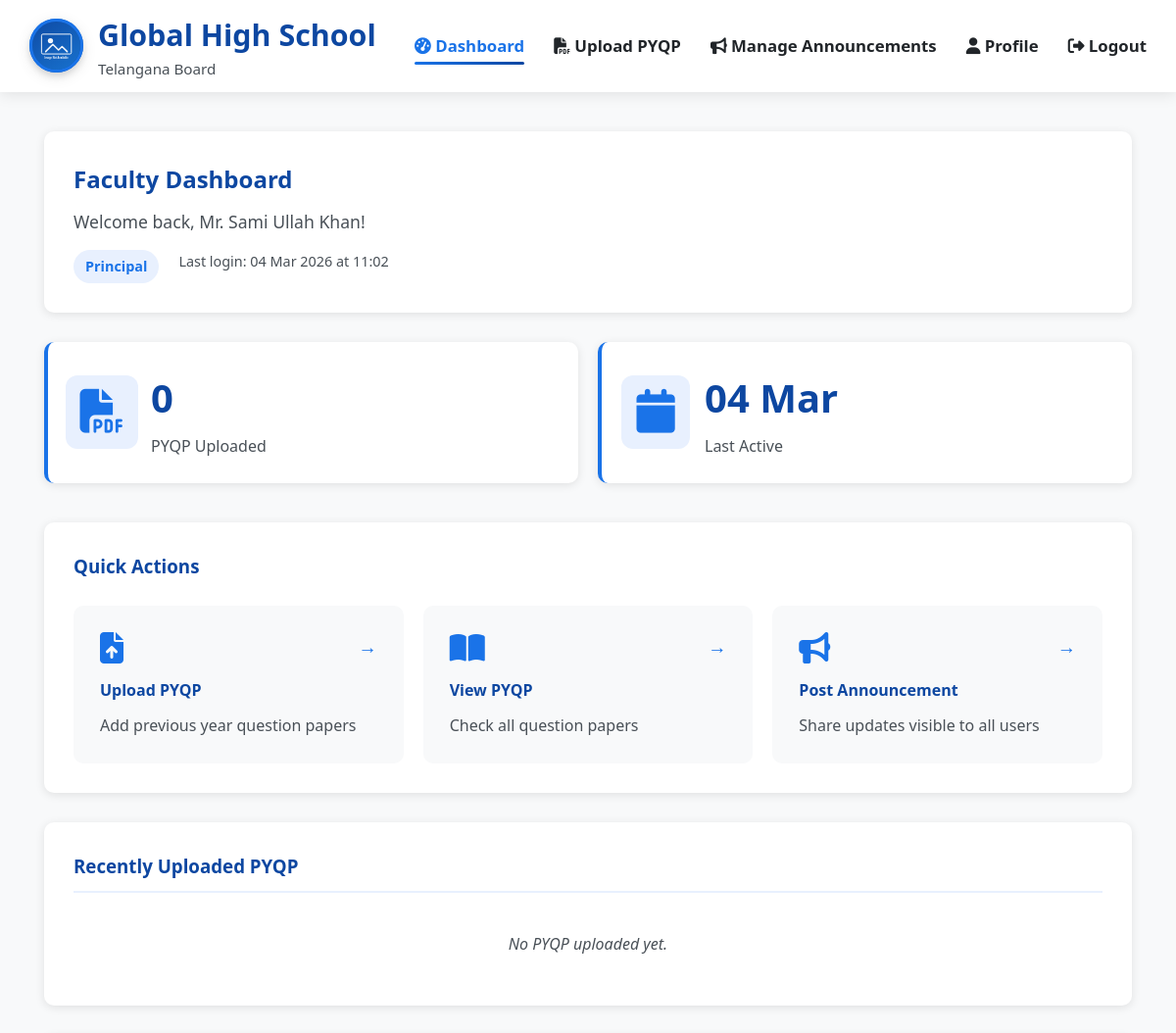
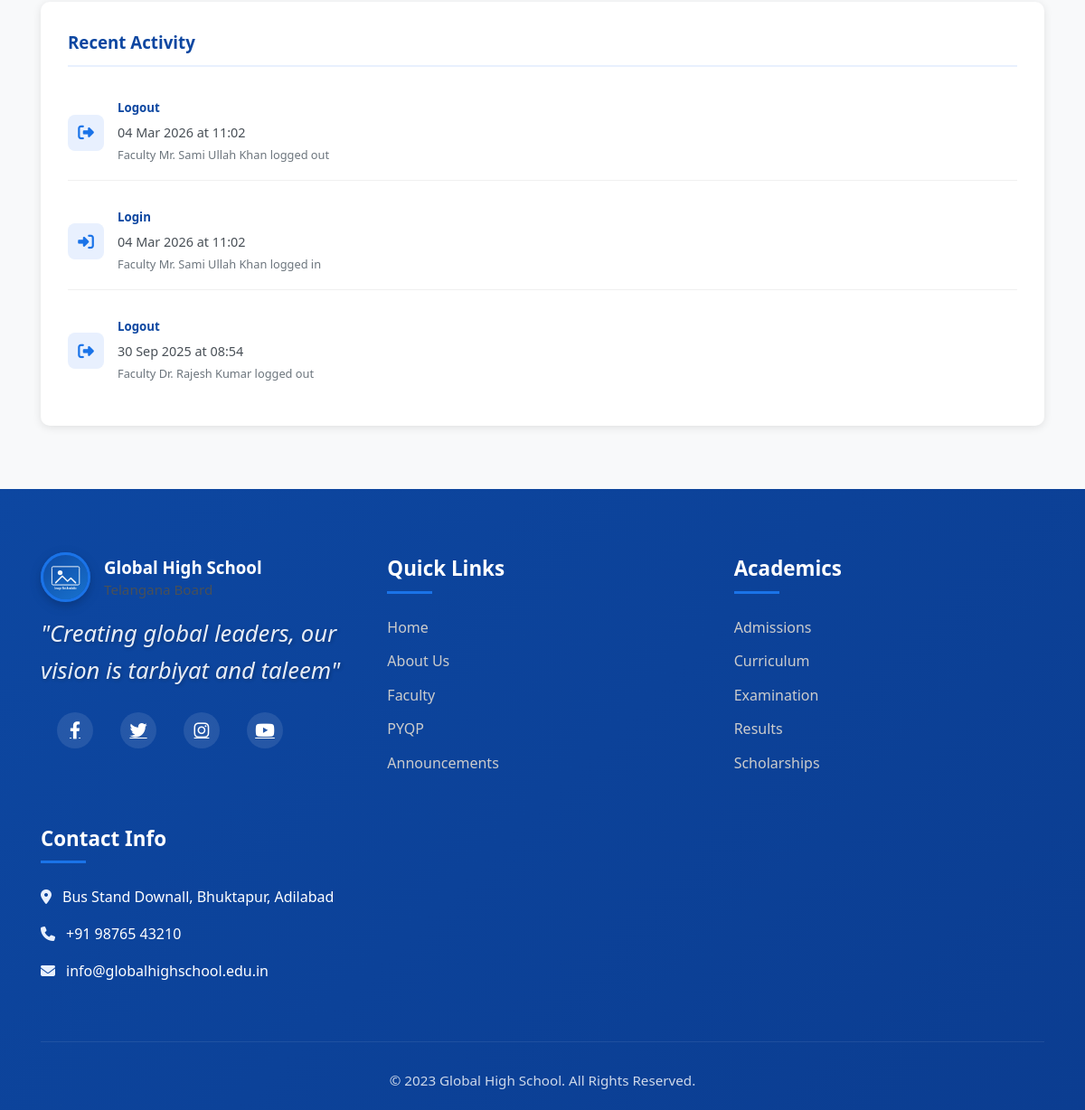
Page /faculty/dashboard (signed in) on the committed database (2 pictures, top to bottom).
### app.py (models this page shows, shortened)
class Faculty(UserMixin, db.Model):
    id = db.Column(db.Integer, primary_key=True)
    username = db.Column(db.String(80), unique=True, nullable=False)
    email = db.Column(db.String(120), unique=True, nullable=False)
    password_hash = db.Column(db.String(200), nullable=False)
    name = db.Column(db.String(100), nullable=False)
    role = db.Column(db.String(100), nullable=False)
    department = db.Column(db.String(100))
    phone = db.Column(db.String(15))
    is_active = db.Column(db.Boolean, default=True)
    is_admin = db.Column(db.Boolean, default=False)
    created_at = db.Column(db.DateTime, default=datetime.utcnow)
    last_login = db.Column(db.DateTime)
    updated_at = db.Column(db.DateTime, default=datetime.utcnow, onupdate=datetime.utcnow)
    pyqps = db.relationship('PYQP', backref='uploader', lazy=True)

class ActivityLog(db.Model):
    id = db.Column(db.Integer, primary_key=True)
    faculty_id = db.Column(db.Integer, db.ForeignKey('faculty.id'), nullable=False)
    action = db.Column(db.String(100), nullable=False)
    details = db.Column(db.Text)
    ip_address = db.Column(db.String(45))
    user_agent = db.Column(db.Text)
    created_at = db.Column(db.DateTime, default=datetime.utcnow)
    faculty = db.relationship('Faculty', backref='activity_logs')

### app.py (the view)
@app.route('/faculty/dashboard')
@login_required
def faculty_dashboard():
    try:
        pyqp_count = PYQP.query.filter_by(uploaded_by=current_user.id).count()
        recent_pyqps = PYQP.query.filter_by(uploaded_by=current_user.id).order_by(PYQP.uploaded_at.desc()).limit(5).all()
        recent_activities = ActivityLog.query.filter_by(faculty_id=current_user.id).order_by(ActivityLog.created_at.desc()).limit(10).all()
        return render_template('auth/faculty_dashboard.html',
                             pyqp_count=pyqp_count,
                             recent_pyqps=recent_pyqps,
                             recent_activities=recent_activities)
    except Exception:
        flash('Error loading dashboard. Please try again.', 'error')
        return redirect(url_for('index'))

### app.py (called while the page is built)
@login_manager.user_loader
def load_user(user_id):
    return Faculty.query.get(int(user_id))

@app.context_processor
def inject_template_helpers():
    return {
        'get_image_url': get_image_url
    }

### templates/auth/faculty_dashboard.html (shortened to what this page needs)
{% extends "base.html" %}
{% block content %}
<section class="faculty-dashboard">
    <div class="container">
        <div class="dashboard-header">
            <h2>Faculty Dashboard</h2>
            <p>Welcome back, {{ current_user.name }}!</p>
            <div class="user-info">
                <span class="user-role">{{ current_user.role }}</span>
                <span class="last-login">
                    Last login: {{ current_user.last_login.strftime('%d %b %Y at %H:%M') if current_user.last_login else 'First login' }}
                </span>
            </div>
        </div>
        <div class="dashboard-stats">
            <div class="stat-card">
                <div class="stat-icon">
                    <i class="fas fa-file-pdf"></i>
                </div>
                <div class="stat-info">
                    <h3>{{ pyqp_count }}</h3>
                    <p>PYQP Uploaded</p>
                </div>
            </div>
            <div class="stat-card">
                <div class="stat-icon">
                    <i class="fas fa-calendar"></i>
                </div>
                <div class="stat-info">
                    <h3>{{ current_user.last_login.strftime('%d %b') if current_user.last_login else 'N/A' }}</h3>
                    <p>Last Active</p>
                </div>
            </div>
        </div>
        <div class="dashboard-actions">
            <h3>Quick Actions</h3>
            <div class="action-grid">
                <a href="{{ url_for('faculty_upload_pyqp') }}" class="action-card">
                    <i class="fas fa-file-upload"></i>
                    <h4>Upload PYQP</h4>
                    <p>Add previous year question papers</p>
                    <span class="action-arrow">→</span>
                </a>
                <a href="{{ url_for('pyqp') }}" class="action-card">
                    <i class="fas fa-book-open"></i>
                    <h4>View PYQP</h4>
                    <p>Check all question papers</p>
                    <span class="action-arrow">→</span>
                </a>
                <a href="{{ url_for('faculty_announcements') }}" class="action-card">
                    <i class="fas fa-bullhorn"></i>
                    <h4>Post Announcement</h4>
                    <p>Share updates visible to all users</p>
                    <span class="action-arrow">→</span>
                </a>
            </div>
        </div>
        <div class="activity-section">
            <h3>Recently Uploaded PYQP</h3>
            {% if recent_pyqps %}
            <div class="activity-list">
                {% for pyqp in recent_pyqps %}
                <div class="activity-item">
                    <i class="fas fa-file-pdf"></i>
                    <div class="activity-info">
                        <h5>{{ pyqp.subject }} - {{ pyqp.year }}</h5>
                        <p>Uploaded on {{ pyqp.uploaded_at.strftime('%d %b %Y at %H:%M') }}</p>
                    </div>
                </div>
                {% endfor %}
            </div>
            {% else %}
            <p class="no-activity">No PYQP uploaded yet.</p>
            {% endif %}
        </div>
        <div class="activity-section">
            <h3>Recent Activity</h3>
            {% if recent_activities %}
            <div class="activity-list">
                {% for activity in recent_activities %}
                <div class="activity-item">
                    <i class="fas fa-{{
                        'sign-in-alt' if activity.action == 'login' else
                        'sign-out-alt' if activity.action == 'logout' else
                        'file-pdf' if activity.action == 'upload_pyqp' else
                        'user-edit' if activity.action == 'update_profile' else 'history'
                    }}"></i>
                    <div class="activity-info">
                        <h5>{{ activity.action|replace('_', ' ')|title }}</h5>
                        <p>{{ activity.created_at.strftime('%d %b %Y at %H:%M') }}</p>
                        {% if activity.details %}
                        <small>{{ activity.details }}</small>
                        {% endif %}
                    </div>
                </div>
                {% endfor %}
            </div>
            {% else %}
            <p class="no-activity">No activity recorded yet.</p>
            {% endif %}
        </div>
    </div>
</section>
{% endblock %}

### static/css/styles.css (style rules this page uses)
:root { --primary-blue: #1a73e8; --light-blue: #e8f0fe; --dark-blue: #0d47a1; --white: #ffffff; --light-gray: #f8f9fa; --medium-gray: #e9ecef; --dark-gray: #495057; --text-dark: #212529; --shadow: 0 4px 6px rgba(0, 0, 0, 0.1); --shadow-hover: 0 8px 15px rgba(0, 0, 0, 0.15); --border-radius: 8px; --transition: all 0.3s ease; }
* { margin: 0; padding: 0; box-sizing: border-box; font-family: 'Segoe UI', Tahoma, Geneva, Verdana, sans-serif; }
body { line-height: 1.6; color: var(--text-dark); background-color: var(--white); font-size: 16px; }
.container { width: 90%; max-width: 1200px; margin: 0 auto; padding: 0 15px; }
@media (max-width: 1200px) { .container { width: 95%; } }
.stat-card { background: white; padding: 25px; border-radius: 15px; box-shadow: 0 5px 20px rgba(0,0,0,0.1); display: flex; align-items: center; gap: 20px; transition: all 0.3s ease; border-left: 4px solid var(--primary-blue); }
.stat-card i { font-size: 2.8rem; color: var(--primary-blue); background: var(--light-blue); padding: 15px; border-radius: 12px; }
.stat-info h3 { font-size: 2.5rem; margin: 0; color: var(--dark-blue); font-weight: 700; }
.stat-info p { margin: 5px 0 0; color: var(--dark-gray); font-weight: 500; }

### templates/auth/faculty_dashboard.html (style rules this page uses)
.faculty-dashboard { padding: 40px 0; min-height: 100vh; background-color: #f8f9fa; }
.dashboard-header { background: white; padding: 30px; border-radius: 10px; box-shadow: 0 2px 10px rgba(0,0,0,0.1); margin-bottom: 30px; }
.dashboard-header h2 { color: var(--dark-blue); margin-bottom: 10px; }
.dashboard-header p { color: var(--dark-gray); margin-bottom: 15px; font-size: 1.1rem; }
.user-info { display: flex; gap: 20px; flex-wrap: wrap; }
.user-role { background: var(--light-blue); color: var(--primary-blue); padding: 5px 12px; border-radius: 20px; font-size: 0.9rem; font-weight: 600; }
.last-login { color: var(--dark-gray); font-size: 0.9rem; }
.dashboard-stats { display: grid; grid-template-columns: repeat(auto-fit, minmax(250px, 1fr)); gap: 20px; margin-bottom: 40px; }
.stat-card { background: white; padding: 25px; border-radius: 10px; box-shadow: 0 2px 10px rgba(0,0,0,0.1); display: flex; align-items: center; gap: 20px; transition: var(--transition); }
.stat-icon { width: 60px; height: 60px; background: var(--light-blue); border-radius: 12px; display: flex; align-items: center; justify-content: center; font-size: 1.5rem; color: var(--primary-blue); }
.stat-info h3 { font-size: 2.5rem; margin: 0; color: var(--dark-blue); }
.stat-info p { margin: 5px 0 0; color: var(--dark-gray); }
.dashboard-actions { background: white; padding: 30px; border-radius: 10px; box-shadow: 0 2px 10px rgba(0,0,0,0.1); margin-bottom: 30px; }
.dashboard-actions h3 { color: var(--dark-blue); margin-bottom: 25px; }
.action-grid { display: grid; grid-template-columns: repeat(auto-fit, minmax(280px, 1fr)); gap: 20px; }
.action-card { background: var(--light-gray); padding: 25px; border-radius: 10px; text-decoration: none; color: inherit; transition: var(--transition); position: relative; border: 2px solid transparent; }
.action-card i { font-size: 2rem; color: var(--primary-blue); margin-bottom: 15px; display: block; }
.action-card h4 { color: var(--dark-blue); margin-bottom: 10px; }
.action-card p { color: var(--dark-gray); margin: 0; line-height: 1.5; }
.action-arrow { position: absolute; top: 25px; right: 25px; color: var(--primary-blue); font-size: 1.2rem; transition: var(--transition); }
.activity-section { background: white; padding: 30px; border-radius: 10px; box-shadow: 0 2px 10px rgba(0,0,0,0.1); margin-bottom: 30px; }
.activity-section h3 { color: var(--dark-blue); margin-bottom: 20px; padding-bottom: 10px; border-bottom: 2px solid var(--light-blue); }
.activity-list { display: flex; flex-direction: column; gap: 15px; }
.activity-item { display: flex; align-items: center; gap: 15px; padding: 15px 0; border-bottom: 1px solid #f0f0f0; }
.activity-item:last-child { border-bottom: none; }
.activity-item i { width: 40px; height: 40px; background: var(--light-blue); border-radius: 8px; display: flex; align-items: center; justify-content: center; color: var(--primary-blue); font-size: 1.1rem; }
.activity-info h5 { margin: 0 0 5px; color: var(--dark-blue); }
.activity-info p { margin: 0; color: var(--dark-gray); font-size: 0.9rem; }
.activity-info small { color: #6c757d; font-size: 0.8rem; }
.no-activity { color: var(--dark-gray); font-style: italic; text-align: center; padding: 20px; }

### rows in the picture
Faculty: name "Mr. Sami Ullah Khan", role "Principal", last_login "04 Mar 2026 at 11:02", last_login "04 Mar"
ActivityLog: action "Logout", created_at "04 Mar 2026 at 11:02", details "Faculty Mr. Sami Ullah Khan logged out"
ActivityLog: action "Login", created_at "04 Mar 2026 at 11:02", details "Faculty Mr. Sami Ullah Khan logged in"
ActivityLog: action "Logout", created_at "30 Sep 2025 at 08:54", details "Faculty Dr. Rajesh Kumar logged out"

### other values in the picture
{{ pyqp_count }} "0"
